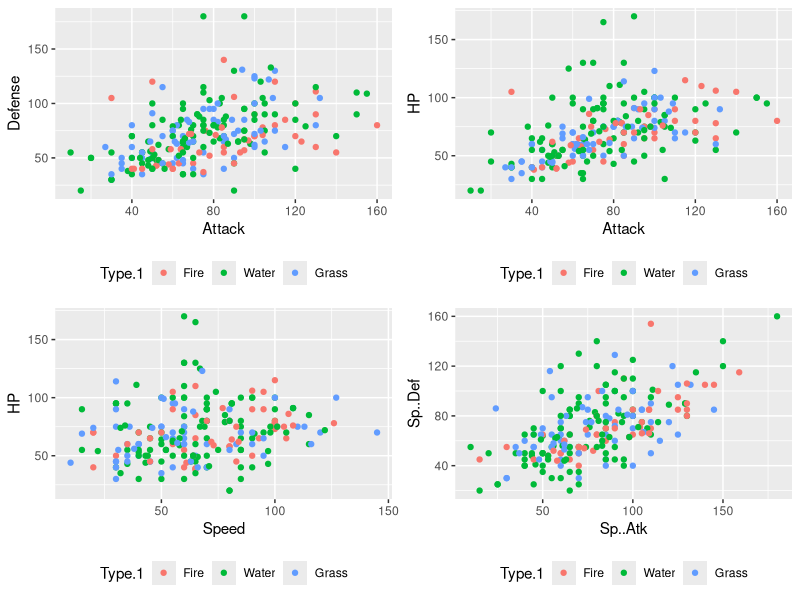
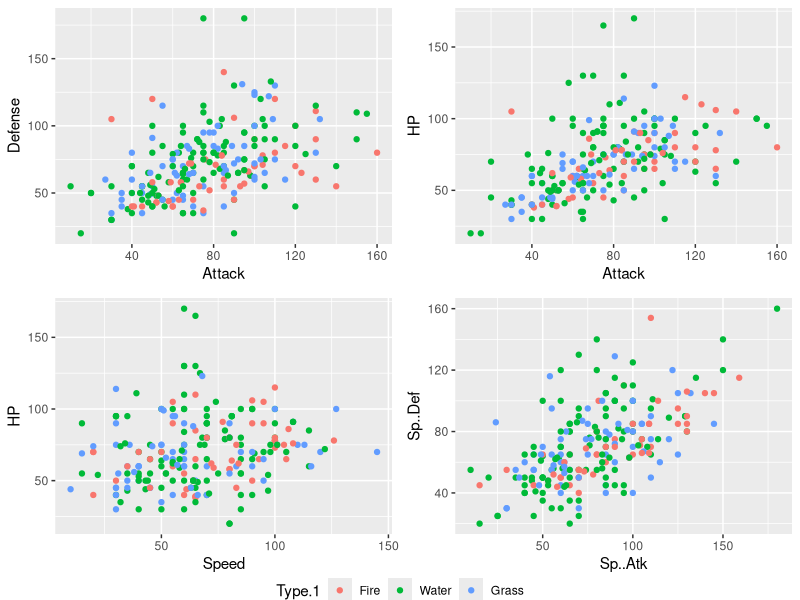
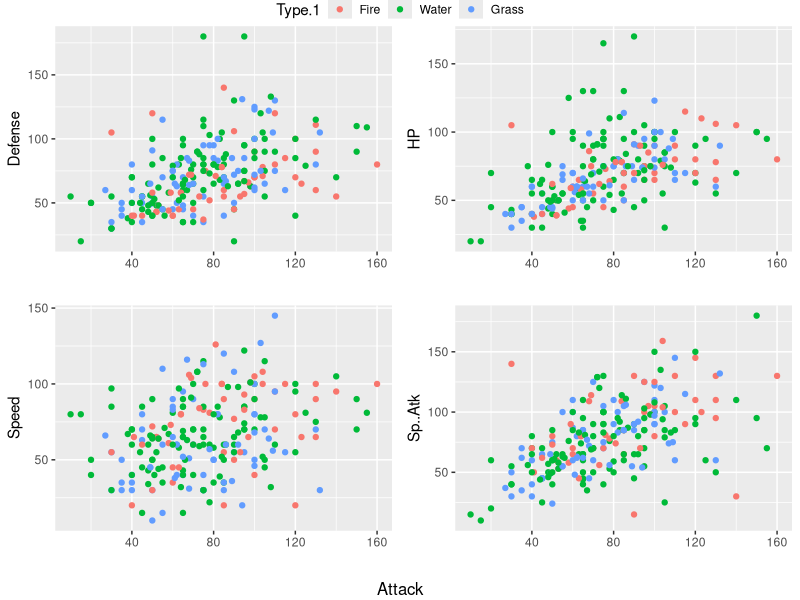
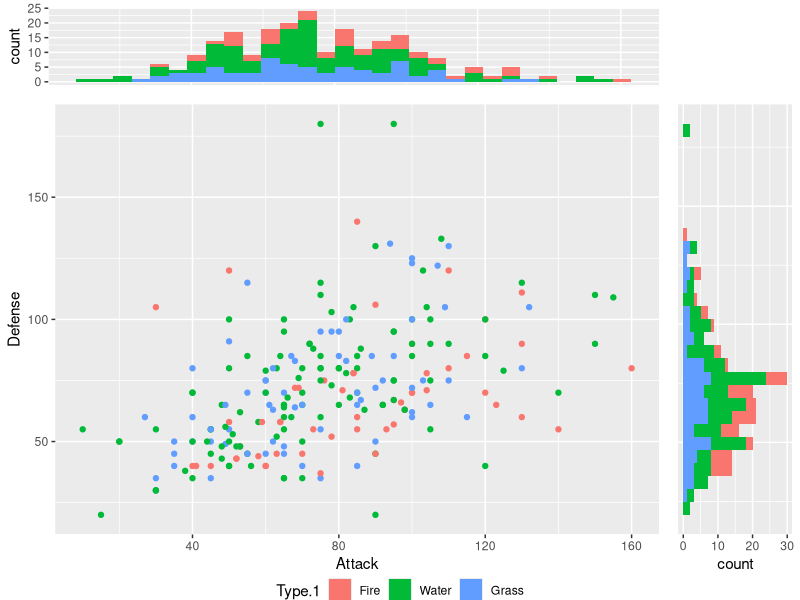

Reproduce these figures in R, in order.
############################################################
#########                                       ############
#########      ESA's Intro to R: gridEXTRA      ############
#########                                       ############
############################################################

# The following script is designed to introduce users to more 
# advanced aspects of gridEXTRA

library(tidyverse)
library(ggplot2)
library(gridExtra)

# Simple tasks with gridExtra

# Arranging multipled plots on a single page
# first load in the Pokemon dataset. 
poke <- read.csv("Pokemon.csv")

poke <- poke %>%
  mutate_if(., is.factor, as.character)

poke_mod <- poke %>%
  filter(., stringr::str_detect("(Grass|Water|Fire)", Type.1)) #filter for just those with these types

poke_mod <- poke_mod %>%
  mutate(Type.1 = factor(Type.1, levels = c("Fire","Water","Grass")))

str(poke_mod)

# build a few basic plots

atk_def <- ggplot(data = poke_mod, mapping = aes(x = Attack, y = Defense, color = Type.1)) +
  geom_point() + theme(legend.position="bottom")

atk_hp <- ggplot(data = poke_mod, mapping = aes(x = Attack, y = HP, color = Type.1)) +
  geom_point() + theme(legend.position="bottom")

spd_hp <- ggplot(data = poke_mod, mapping = aes(x = Speed, y = HP, color = Type.1)) +
  geom_point() + theme(legend.position="bottom")

spatk_spdef <- ggplot(data = poke_mod, mapping = aes(x = Sp..Atk, y = Sp..Def, color = Type.1)) +
  geom_point() + theme(legend.position="bottom")

# arrange in a 2x2 grid
grid.arrange(atk_def, atk_hp, spd_hp, spatk_spdef, ncol = 2, nrow = 2)

# Four legends are too much, can we make a common legend?

# Write a function to extrant the legend
g_legend<-function(plot){
  tmp <- ggplot_gtable(ggplot_build(plot))
  leg <- which(sapply(tmp$grobs, function(x) x$name) == "guide-box")
  legend <- tmp$grobs[[leg]]
  return(legend)}

# Use the function to extract the legend from a single plot
mylegend<-g_legend(atk_def)


# Complicated Grob arrangement 2 rows, row 1 is a 2x2 matrix
grid.arrange(arrangeGrob(atk_def + theme(legend.position = "none"), # Nested arrangeGrob allows for a
             atk_hp + theme(legend.position = "none"),              # nested matrix of plots as a single
             spd_hp + theme(legend.position = "none"),              # grob
             spatk_spdef + theme(legend.position = "none"),         # Back in the main arrangement, the first grob is the matrix
             ncol = 2, nrow = 2),                                   # second grob is the legend
             mylegend, nrow = 2, heights = c(30, 1))                 # Set the height of the rows (trial and error)

# What about if we have common variable on a single axis?
# common axis labels

atk_def <- ggplot(data = poke_mod, mapping = aes(x = Attack, y = Defense, color = Type.1)) +
  geom_point()+ 
  labs(x = "")+
  theme(legend.position="bottom")

atk_hp <- ggplot(data = poke_mod, mapping = aes(x = Attack, y = HP, color = Type.1)) +
  geom_point()+ 
  labs(x = "")+ 
  theme(legend.position="bottom")

atk_spd <- ggplot(data = poke_mod, mapping = aes(x = Attack, y = Speed, color = Type.1)) +
  geom_point()+ 
  labs(x = "")+
  theme(legend.position="bottom")

atk_spatk <- ggplot(data = poke_mod, mapping = aes(x = Attack, y = Sp..Atk, color = Type.1)) +
  geom_point()+ 
  labs(x = "")+ 
  theme(legend.position="bottom")

grid.arrange(mylegend, arrangeGrob(atk_def + theme(legend.position = "none"), #Do some rearranging to 
                         atk_hp + theme(legend.position = "none"),             
                         atk_spd + theme(legend.position = "none"),              
                         atk_spatk + theme(legend.position = "none"),
                         ncol = 2, nrow = 2),                         
             nrow = 2, heights = c(1, 30),
             bottom = "Attack")

# Opportunities here are endless

# Complicated/ Interesting plots using custom matrix layouts

layout = rbind(c(1,1,1,1,1,NA),
               c(2,2,2,2,2,3),
               c(2,2,2,2,2,3),
               c(2,2,2,2,2,3),
               c(2,2,2,2,2,3),
               c(2,2,2,2,2,3))

atk_histo <- ggplot(data = poke_mod, mapping = aes(x = Attack, fill = Type.1))+
  geom_histogram()+
  theme(
    legend.position = "bottom",
    axis.text.x = element_blank(),
    axis.ticks.x = element_blank(),
    axis.title.x = element_blank()
  )

def_histo <- ggplot(data = poke_mod, mapping = aes(x = Defense, fill = Type.1))+
  geom_histogram()+
  theme(
    legend.position = "none",
    axis.text.y = element_blank(),
    axis.ticks.y = element_blank(),
    axis.title.y = element_blank()
  )+
  coord_flip()

mylegend<-g_legend(atk_histo)

grid.arrange(arrangeGrob(atk_histo + theme(legend.position = "none"), 
                         atk_def + theme(legend.position = "none") + labs(x = "Attack"), 
                         def_histo, 
                         layout_matrix = layout),
             mylegend, 
             nrow = 2, heights = c(30,1))
